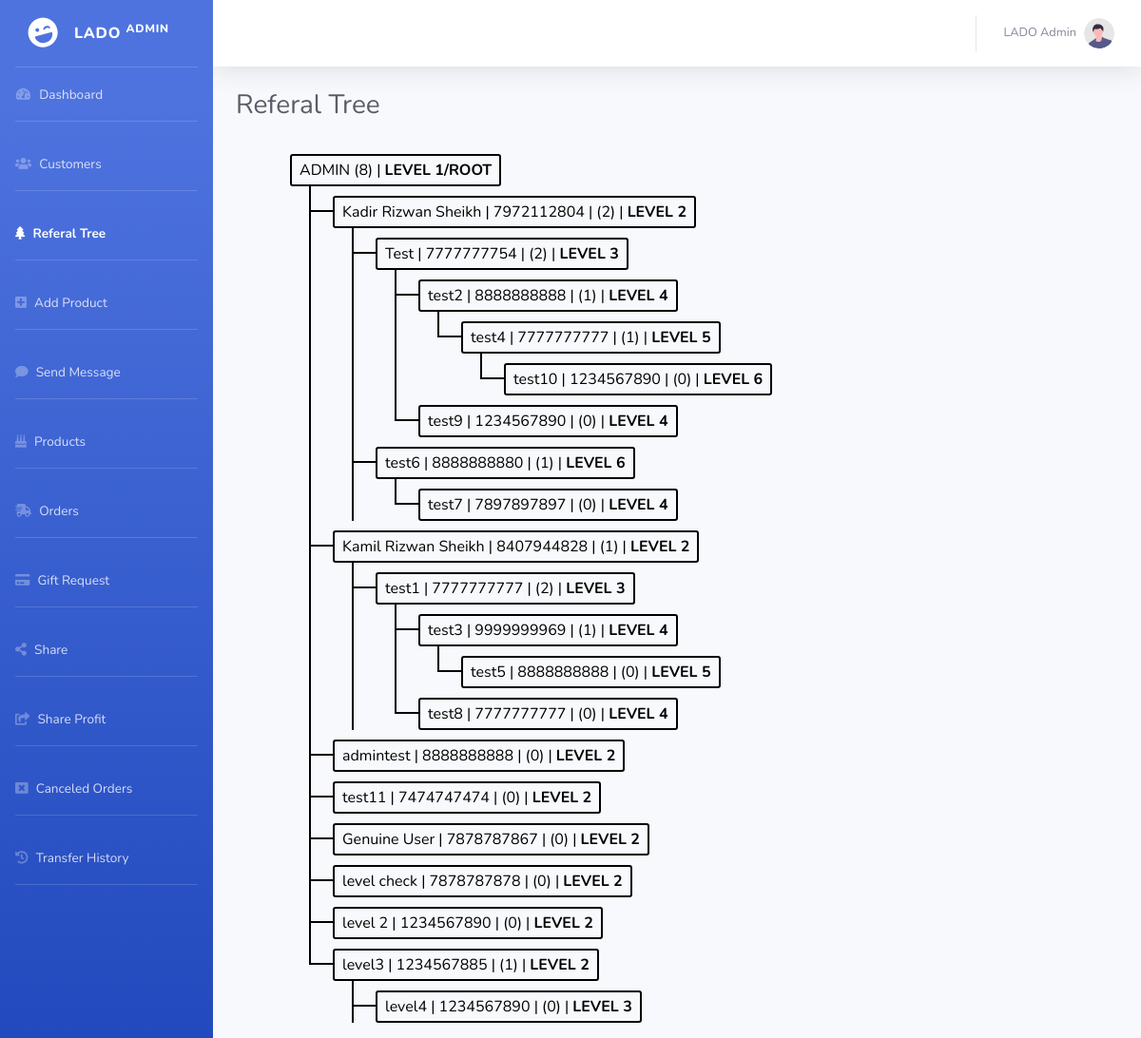
/admin/referal_tree.php (signed in), run on the app's committed database.
### tables this page shows
CREATE TABLE `customer_tbl` (
  `id` int(11) NOT NULL,
  `full_name` varchar(50) NOT NULL,
  `email` varchar(50) NOT NULL,
  `mobile_no` varchar(20) NOT NULL,
  `password` varchar(100) NOT NULL,
  `csrf_token` varchar(100) NOT NULL,
  `profile_photo` varchar(50) NOT NULL DEFAULT 'user.png',
  `referal_code` varchar(100) NOT NULL,
  `joined_by` varchar(100) NOT NULL,
  `leg_count` int(11) NOT NULL DEFAULT '0',
  `level` int(11) NOT NULL,
  `is_id_active` varchar(10) NOT NULL DEFAULT 'No',
  `reg_at` timestamp NOT NULL DEFAULT CURRENT_TIMESTAMP
);

### admin/referal_tree.php (the view, shortened to what this page needs)
<?php include '../common/connect.php'; ?>
<!DOCTYPE html>
<html lang="en">
<head>
    <link href="vendor/fontawesome-free/css/all.min.css" rel="stylesheet" type="text/css">
    <link href="css/sb-admin-2.min.css" rel="stylesheet">
</head>
<body id="page-top">
    <div id="wrapper">
        <?php include 'common/sidebar.php'; ?>
        <div id="content-wrapper" class="d-flex flex-column">
            <div id="content">
                <?php include 'common/nav.php'; ?>
                <div class="container-fluid">
                    <h1 class="h3 mb-4 text-gray-800">Referal Tree</h1>
                    <div class="tree col-12" style="overflow-x: scroll;overflow-y: scroll;">
                        <ul>
                            <?php
                                $query_leg_count = "SELECT `leg_count`,`level` FROM `customer_tbl` WHERE `referal_code`='LADOADMINR23032021518947647'";
                                $result_leg_count = mysqli_query($conn , $query_leg_count);
                                $row_leg_count = mysqli_fetch_assoc($result_leg_count);
                            ?>
                            <li><span><a style="color:#000; text-decoration:none;" data-toggle="collapse" href="#Web"
                                        aria-expanded="true" aria-controls="Web">ADMIN
                                        (<?php echo $row_leg_count['leg_count']; ?>) | <b>LEVEL <?php echo $row_leg_count['level']; ?>/ROOT</b></a></span>
                                <div id="Web" class="collapse show">
                                    <ul>
                                        <?php
                                         $query = "SELECT * FROM `customer_tbl` WHERE `joined_by`='LADOADMINR23032021518947647'";
                                         $result = mysqli_query($conn , $query);
                                         while($row = mysqli_fetch_assoc($result)){
                                             ?>
                                        <li><span><a style="color:#000; text-decoration:none;"><?php echo $row['full_name']; ?> | <?php echo $row['mobile_no']; ?> | (<?php echo $row['leg_count']; ?>) | <b>LEVEL <?php echo $row['level']; ?></b></a></span>
                                            <ul>
                                                <div class="collapse show">
                                                    <?php
                                                    $query_1 = "SELECT * FROM `customer_tbl` WHERE `joined_by`='$row[referal_code]'";
                                                    $result_1 = mysqli_query($conn , $query_1);
                                                    while($row_1 = mysqli_fetch_assoc($result_1)){
                                                        ?>
                                                    <li><span><a style="color:#000; text-decoration:none;"><?php echo $row_1['full_name'] ?> | <?php echo $row_1['mobile_no']; ?> | (<?php echo $row_1['leg_count']; ?>) | <b>LEVEL <?php echo $row_1['level']; ?></b></a></span>
                                                        <ul>
                                                            <div class="collapse show">
                                                                <?php
                                                                $query_2 = "SELECT * FROM `customer_tbl` WHERE `joined_by`='$row_1[referal_code]'";
                                                                $result_2 = mysqli_query($conn , $query_2);
                                                                while($row_2 = mysqli_fetch_assoc($result_2)){
                                                                    ?>
                                                                <li><span><a style="color:#000; text-decoration:none;"><?php echo $row_2['full_name'] ?> | <?php echo $row_2['mobile_no']; ?> | (<?php echo $row_2['leg_count']; ?>) | <b>LEVEL <?php echo $row_2['level']; ?></b></a></span>
                                                                    <ul>
                                                                        <div class="collapse show">
                                                                            <?php
                                                                            $query_3 = "SELECT * FROM `customer_tbl` WHERE `joined_by`='$row_2[referal_code]'";
                                                                            $result_3 = mysqli_query($conn , $query_3);
                                                                            while($row_3 = mysqli_fetch_assoc($result_3)){
                                                                                ?>
                                                                            <li><span><a style="color:#000; text-decoration:none;"><?php echo $row_3['full_name'] ?> | <?php echo $row_3['mobile_no']; ?> | (<?php echo $row_3['leg_count']; ?>) | <b>LEVEL <?php echo $row_3['level']; ?></b></a></span>
                                                                                        <ul>
                                                                                        <div class="collapse show">
                                                                            <?php
                                                                            $query_4 = "SELECT * FROM `customer_tbl` WHERE `joined_by`='$row_3[referal_code]'";
                                                                            $result_4 = mysqli_query($conn , $query_4);
                                                                            while($row_4 = mysqli_fetch_assoc($result_4)){
                                                                                ?>
                                                                            <li><span><a style="color:#000; text-decoration:none;"><?php echo $row_4['full_name'] ?> | <?php echo $row_4['mobile_no']; ?> | (<?php echo $row_4['leg_count']; ?>) | <b>LEVEL <?php echo $row_4['level']; ?></b></a></span>
                                                                                        </li>
                                                                                <?php
                                                                            }
                                                                                ?>
                                                                        </div>
                                                                                        </ul>
                                                                                        </li>
                                                                                <?php
                                                                            }
                                                                                ?>
                                                                        </div>
                                                                    </ul>
                                                                </li>
                                                                <?php
                                                                }
                                                                    ?>
                                                            </div>
                                                        </ul>
                                                    </li>
                                                    <?php
                                                    }
                                                ?>
                                            </ul>
                                        </li>
                                        <?php
                                         }
                                         ?>
                                    </ul>
                                </div>
                            </li>
                        </ul>
                    </div>
                </div>
            </div>
        </div>
</body>
</html>

### admin/referal_tree.php (style rules this page uses)
.tree li { list-style-type: none; margin: 0; padding: 10px 5px 0 5px; position: relative }
.tree li::before, .tree li::after { content: ''; left: -20px; position: absolute; right: auto }
.tree li::before { border-left: 2px solid #000; bottom: 50px; height: 100%; top: 0; width: 1px }
.tree li::after { border-top: 2px solid #000; height: 20px; top: 25px; width: 25px }
.tree li span { -moz-border-radius: 5px; -webkit-border-radius: 5px; border: 2px solid #000; border-radius: 3px; display: inline-block; padding: 3px 8px; text-decoration: none; cursor: pointer; }
.tree>ul>li::before, .tree>ul>li::after { border: 0 }
.tree li:last-child::before { height: 27px }

### data on the page
customer_tbl: leg_count "8", level "1"
customer_tbl: full_name "Kadir Rizwan Sheikh", mobile_no "7972112804", leg_count "2", level "2"
customer_tbl: full_name "Test", mobile_no "7777777754", leg_count "2", level "3"
customer_tbl: full_name "test2", mobile_no "8888888888", leg_count "1", level "4"
customer_tbl: full_name "test4", mobile_no "7777777777", leg_count "1", level "5"
customer_tbl: full_name "test10", mobile_no "1234567890", leg_count "0", level "6"
customer_tbl: full_name "test9", mobile_no "1234567890", leg_count "0", level "4"
customer_tbl: full_name "test6", mobile_no "8888888880", leg_count "1", level "6"
customer_tbl: full_name "test7", mobile_no "7897897897", leg_count "0", level "4"
customer_tbl: full_name "Kamil Rizwan Sheikh", mobile_no "8407944828", leg_count "1", level "2"
customer_tbl: full_name "test1", mobile_no "7777777777", leg_count "2", level "3"
customer_tbl: full_name "test3", mobile_no "9999999969", leg_count "1", level "4"
customer_tbl: full_name "test5", mobile_no "8888888888", leg_count "0", level "5"
customer_tbl: full_name "test8", mobile_no "7777777777", leg_count "0", level "4"
customer_tbl: full_name "admintest", mobile_no "8888888888", leg_count "0", level "2"
customer_tbl: full_name "test11", mobile_no "7474747474", leg_count "0", level "2"
customer_tbl: full_name "Genuine User", mobile_no "7878787867", leg_count "0", level "2"
customer_tbl: full_name "level check", mobile_no "7878787878", leg_count "0", level "2"
customer_tbl: full_name "level 2", mobile_no "1234567890", leg_count "0", level "2"
customer_tbl: full_name "level3", mobile_no "1234567885", leg_count "1", level "2"
customer_tbl: full_name "level4", mobile_no "1234567890", leg_count "0", level "3"
